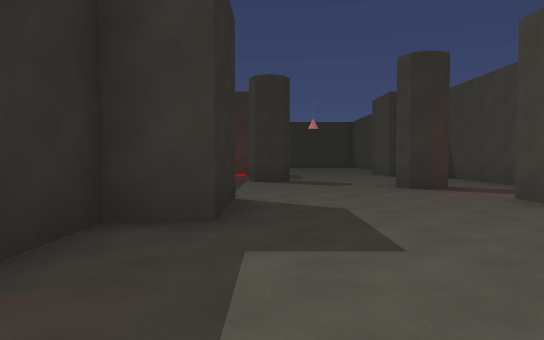
View 1 (above)

17 first-person views from a walk through a Unity game level. The camera is 1.2 m above the floor, tilts 2° down and sees 70° across. The floor is counted in squares, 2 m on a side. Each view is taken from the middle of a square. On the plan, view 1 faces up. The plan holds only what a view shows up to about 11 squares ahead; the rest is blank. The place goes on beyond the plan. The player is left out. Surface patterns are stand-ins for the level's own textures.

View 2
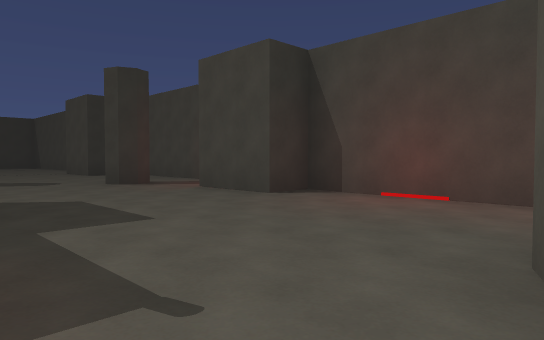

View 3
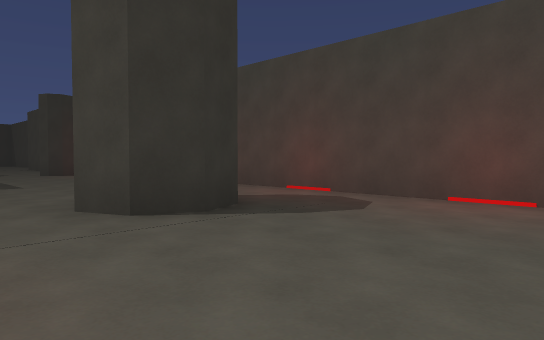

View 4
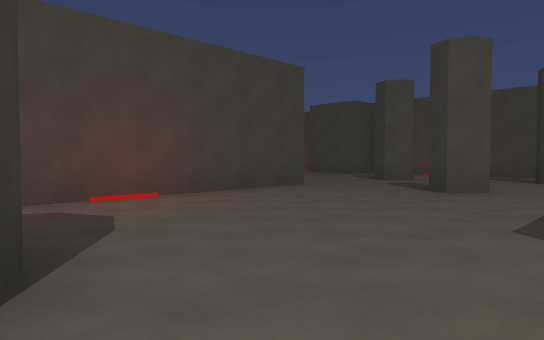

View 5
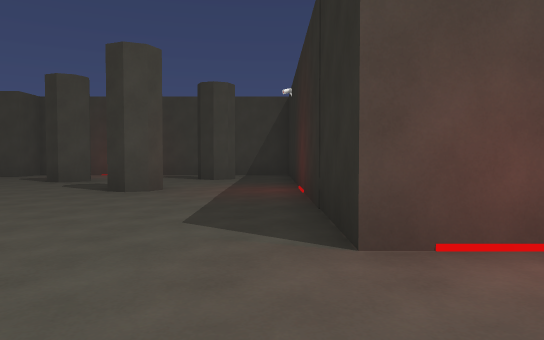

View 6
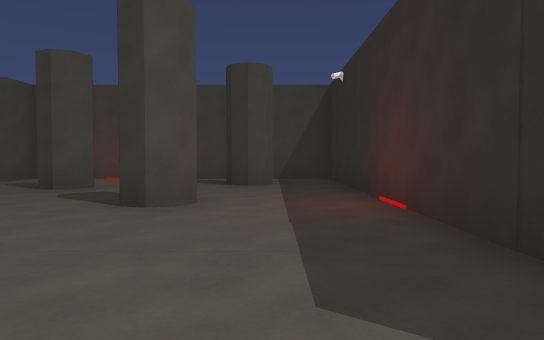

View 7
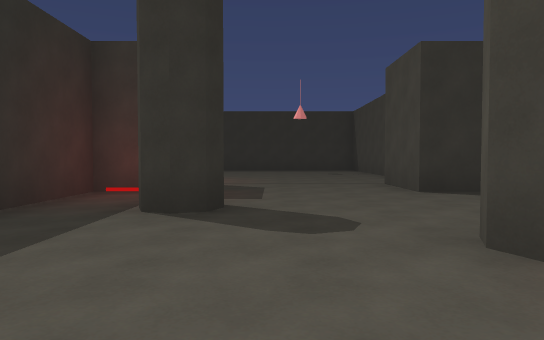

View 8
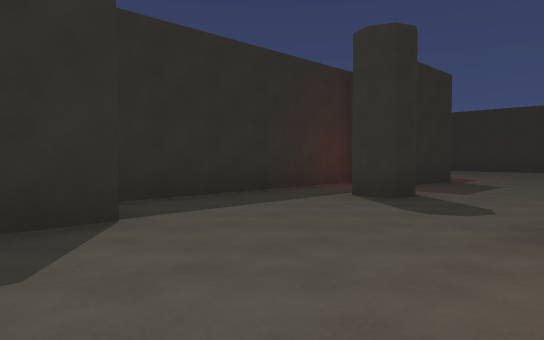

View 9
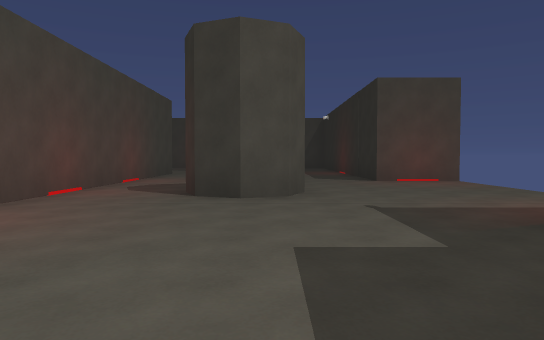

View 10
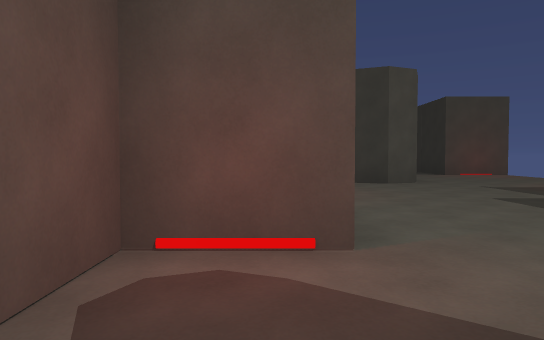

View 11
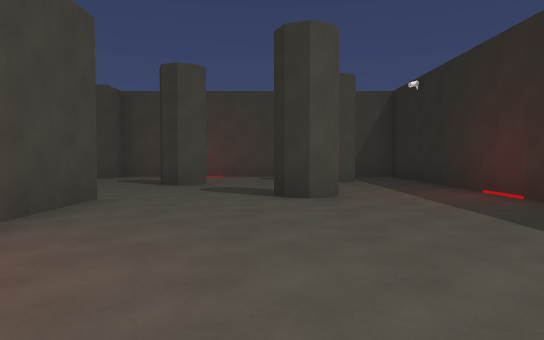

View 12
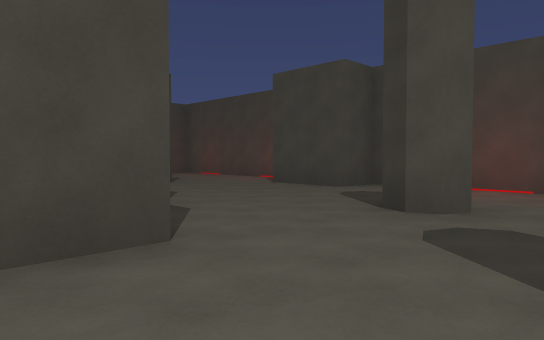

View 13
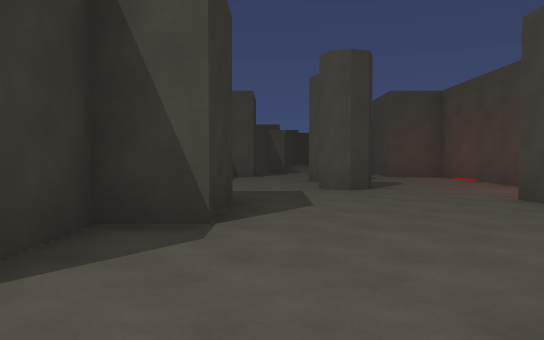

View 14
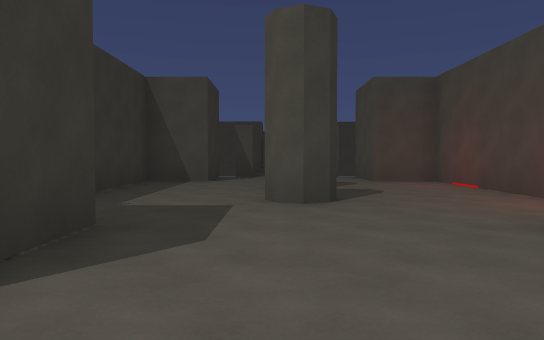

View 15
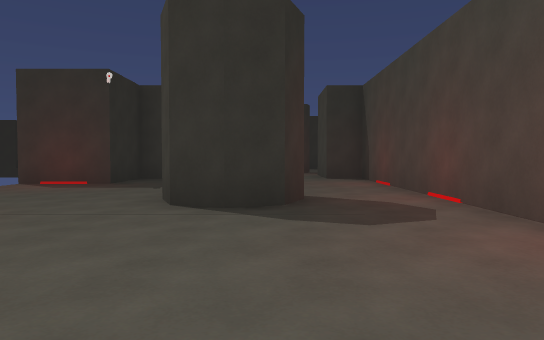

View 16
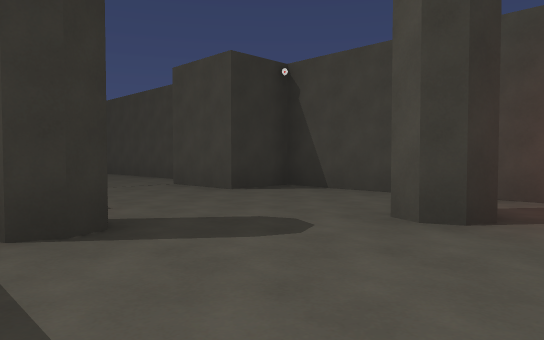

View 17
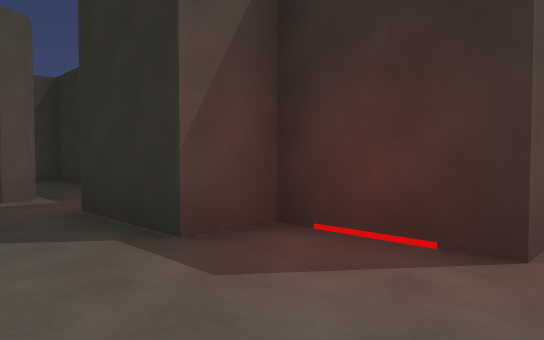

### Floor plan
Points are (right, up) in squares from view 1. A wall is a line through its corners. A room is listed if a view was taken in it or the views show most of it. See-through windows are left out.
Room 1 (views 1, 2, 3, 4, 5, 6, 7, 8, 9, 10, 11, 12, 13, 14, 15, 16, 17)
walls: (1.4, -0.5) (2.2, -0.8) (2.4, -1.5) (2.2, -2.2) (1.5, -2.5) (0.7, -2.2) (0.4, -1.5) (0.7, -0.8) (1.4, -0.5); (-0.5, 5.6) (-0.5, 3.5) (-1.5, 3.5) (-1.5, 1.5) (-3.6, 1.5); (-3.6, -4.5) (-1.5, -4.5) (-1.5, -14.4) (6.4, -14.4) (6.4, -13.4) (8.5, -13.4); (3.3, 7.2) (2.9, 7) (2.6, 7.2) (2.4, 7.5) (2.6, 8); (4.4, -8.5) (4.4, 3.5) (3.5, 3.5) (3.5, 5.5) (5, 5.5) (5, 11.5) (3.5, 11.5) (3.5, 13.6); (0.9, -9.1) (1.1, -8.6) (1.5, -8.5) (1.8, -8.6) (2, -9); (-0.1, 9) (-0.4, 9.2) (-0.6, 9.6) (-0.4, 9.9) (0.2, 10.2) (0.4, 9.6) (0.3, 9.2) (-0.1, 9); (8.5, -9.5) (6.4, -9.5) (6.4, -8.4) (5.1, -8.4); (-1.1, 11.5) (-2, 11.5) (-2, 5.5); (3.6, -11.9) (3.4, -11.4) (3.6, -11.1) (3.9, -10.9) (4.3, -11.1); (0.8, -12) (1, -12.4); (0, -12.5) (0.1, -12.1) (0.5, -11.9); (4.4, 15.1) (4.4, 16.1); (-2, 15.5) (-1.5, 15.5) (-1.5, 13.5) (-0.5, 13.5) (-0.5, 11.5)
ways out: opening at (9.4, -11)

Positions as (right, up) in squares from view 1, and headings:
1: (0, 0), facing up
2: (-1, -1), facing up-right
3: (-1, -6), facing up-right
4: (-1, -2), facing down-right
5: (-1, -2), facing down
6: (0, -4), facing down
7: (1, 5), facing up
8: (3, 4), facing up-left
9: (1, 5), facing down
10: (4, 8), facing down
11: (2, -3), facing down
12: (2, -7), facing down-right
13: (3, -10), facing right
14: (5, -11), facing right
15: (2, -7), facing up
16: (-1, 6), facing up-right
17: (1, 16), facing down-left
